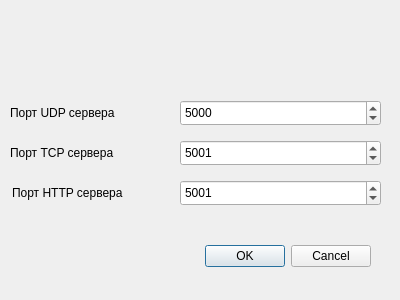
<?xml version="1.0" encoding="UTF-8"?>
<ui version="4.0">
 <class>ConnectionDialog</class>
 <widget class="QDialog" name="ConnectionDialog">
  <property name="geometry">
   <rect>
    <x>0</x>
    <y>0</y>
    <width>400</width>
    <height>300</height>
   </rect>
  </property>
  <property name="windowTitle">
   <string>Dialog</string>
  </property>
  <widget class="QDialogButtonBox" name="buttonBox">
   <property name="geometry">
    <rect>
     <x>30</x>
     <y>240</y>
     <width>341</width>
     <height>32</height>
    </rect>
   </property>
   <property name="orientation">
    <enum>Qt::Orientation::Horizontal</enum>
   </property>
   <property name="standardButtons">
    <set>QDialogButtonBox::StandardButton::Cancel|QDialogButtonBox::StandardButton::Ok</set>
   </property>
  </widget>
  <widget class="QSpinBox" name="sbPortTCP">
   <property name="geometry">
    <rect>
     <x>180</x>
     <y>140</y>
     <width>201</width>
     <height>26</height>
    </rect>
   </property>
   <property name="minimum">
    <number>1000</number>
   </property>
   <property name="maximum">
    <number>50000</number>
   </property>
   <property name="value">
    <number>5001</number>
   </property>
  </widget>
  <widget class="QSpinBox" name="sbPortHTTP">
   <property name="geometry">
    <rect>
     <x>180</x>
     <y>180</y>
     <width>201</width>
     <height>26</height>
    </rect>
   </property>
   <property name="minimum">
    <number>1000</number>
   </property>
   <property name="maximum">
    <number>50000</number>
   </property>
   <property name="value">
    <number>5001</number>
   </property>
  </widget>
  <widget class="QLabel" name="label_2">
   <property name="geometry">
    <rect>
     <x>12</x>
     <y>180</y>
     <width>161</width>
     <height>26</height>
    </rect>
   </property>
   <property name="text">
    <string>Порт HTTP сервера</string>
   </property>
  </widget>
  <widget class="QLabel" name="label">
   <property name="geometry">
    <rect>
     <x>10</x>
     <y>140</y>
     <width>161</width>
     <height>26</height>
    </rect>
   </property>
   <property name="text">
    <string>Порт TCP сервера</string>
   </property>
  </widget>
  <widget class="QSpinBox" name="sbPortUDP">
   <property name="geometry">
    <rect>
     <x>180</x>
     <y>100</y>
     <width>201</width>
     <height>26</height>
    </rect>
   </property>
   <property name="minimum">
    <number>1000</number>
   </property>
   <property name="maximum">
    <number>50000</number>
   </property>
   <property name="value">
    <number>5000</number>
   </property>
  </widget>
  <widget class="QLabel" name="label_3">
   <property name="geometry">
    <rect>
     <x>10</x>
     <y>100</y>
     <width>161</width>
     <height>26</height>
    </rect>
   </property>
   <property name="text">
    <string>Порт UDP сервера</string>
   </property>
  </widget>
 </widget>
 <resources/>
 <connections>
  <connection>
   <sender>buttonBox</sender>
   <signal>accepted()</signal>
   <receiver>ConnectionDialog</receiver>
   <slot>accept()</slot>
   <hints>
    <hint type="sourcelabel">
     <x>248</x>
     <y>254</y>
    </hint>
    <hint type="destinationlabel">
     <x>157</x>
     <y>274</y>
    </hint>
   </hints>
  </connection>
  <connection>
   <sender>buttonBox</sender>
   <signal>rejected()</signal>
   <receiver>ConnectionDialog</receiver>
   <slot>reject()</slot>
   <hints>
    <hint type="sourcelabel">
     <x>316</x>
     <y>260</y>
    </hint>
    <hint type="destinationlabel">
     <x>286</x>
     <y>274</y>
    </hint>
   </hints>
  </connection>
 </connections>
</ui>
